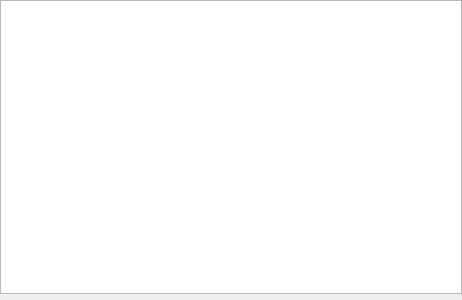
<?xml version="1.0" encoding="UTF-8"?>
<ui version="4.0">
 <class>Ripes::MemoryViewerWidget</class>
 <widget class="QWidget" name="Ripes::MemoryViewerWidget">
  <property name="geometry">
   <rect>
    <x>0</x>
    <y>0</y>
    <width>462</width>
    <height>300</height>
   </rect>
  </property>
  <property name="sizePolicy">
   <sizepolicy hsizetype="Expanding" vsizetype="Expanding">
    <horstretch>0</horstretch>
    <verstretch>0</verstretch>
   </sizepolicy>
  </property>
  <property name="windowTitle">
   <string notr="true">Form</string>
  </property>
  <layout class="QVBoxLayout" name="verticalLayout_2">
   <property name="leftMargin">
    <number>0</number>
   </property>
   <property name="topMargin">
    <number>0</number>
   </property>
   <property name="rightMargin">
    <number>0</number>
   </property>
   <property name="bottomMargin">
    <number>0</number>
   </property>
   <item>
    <layout class="QVBoxLayout" name="verticalLayout">
     <item>
      <widget class="MemoryView" name="memoryView">
       <property name="sizePolicy">
        <sizepolicy hsizetype="Expanding" vsizetype="Expanding">
         <horstretch>0</horstretch>
         <verstretch>0</verstretch>
        </sizepolicy>
       </property>
      </widget>
     </item>
     <item>
      <widget class="QWidget" name="flowParentLayout" native="true"/>
     </item>
    </layout>
   </item>
  </layout>
 </widget>
 <customwidgets>
  <customwidget>
   <class>MemoryView</class>
   <extends>QTableView</extends>
   <header>memoryview.h</header>
  </customwidget>
 </customwidgets>
 <resources/>
 <connections/>
</ui>
